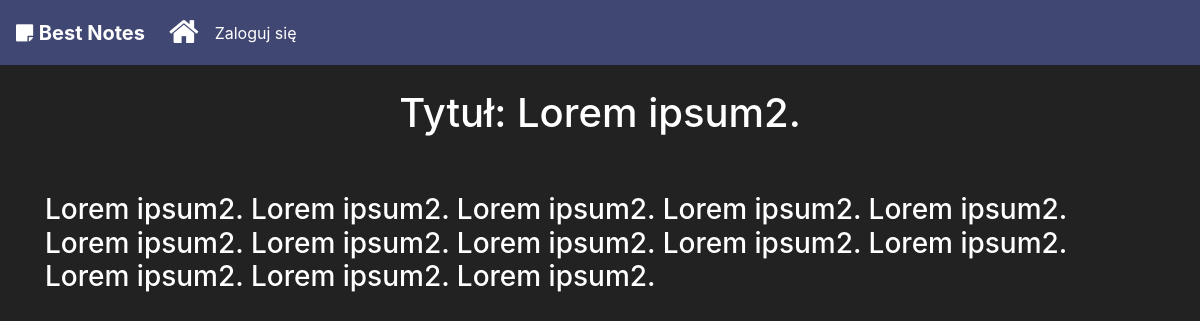
The app's page /bestnotes/note/2 with its own data.
### bestnotes/models.py (models this page shows)
class Note(models.Model):
    name = models.CharField(max_length=30)
    content = tinymce_models.HTMLField("Content")
    text = models.TextField(blank=False)
    topic = models.ForeignKey(Topic, on_delete=models.SET_NULL, null=True)
    user = models.ForeignKey(StudentProfile, on_delete=models.CASCADE)
    add_date = models.DateField()

### bestnotes/views.py (the view)
# urls.py: path('note/<id>', views.note_id, name="note"),
def note_id(request,id):
    all_notes = Note.objects.all()
    notes = all_notes.filter(id=id)
    if len(notes) > 0:
        single_note = Note.objects.get(pk=id)  # Get note with given id
        context = {
            'note': single_note
        }
        return render(request, "note.html", context)
    else:
        return HttpResponse("Note not found.")

### bestnotes/templates/note.html (shortened to what this page needs)
{% extends 'base.html' %}
{% load static %}
{% block css %}
    <link rel="stylesheet" type="text/css" href="{% static 'note.css' %}">
{% endblock %}
{% block content %}
{% include 'navbar.html' %}
<div class="container d-flex justify-content-center">
    <div class="row mt-4"><h1 id="note_title" class="text-white">Tytuł: {{ note.name }}</h1></div>
</div>
<div class="container">
    <div class="d-flex justify-content-center mt-5">
        <h3 class="text-white" id="note_text"> {{ note.text }}</h3>
    </div>
</div>
{% endblock %}

### bestnotes/static/all.css (style rules this page uses)
body { background-color: #222; }

### records on screen
Note: name "Lorem ipsum2.", text "Lorem ipsum2. Lorem ipsum2. Lorem ipsum2. Lorem ipsum2. Lorem ipsum2. Lorem ipsum2. Lorem ipsum2. Lorem ipsum2. Lorem ipsum2. Lorem ipsum2. Lorem ipsum2. Lorem ipsum2. Lorem ipsum2."
